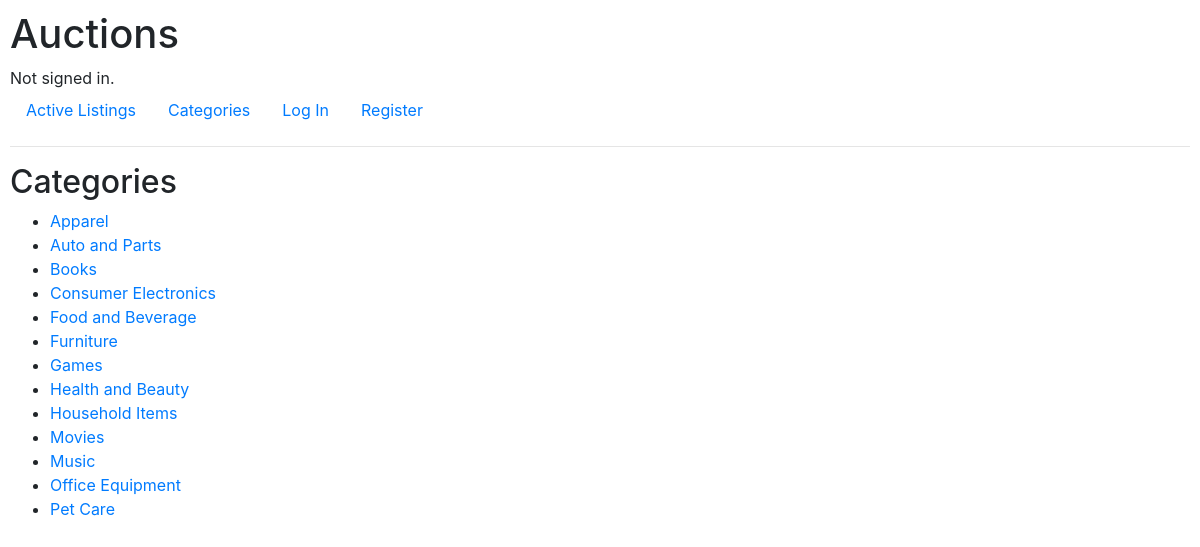
Before: /categories/all with the older database file.
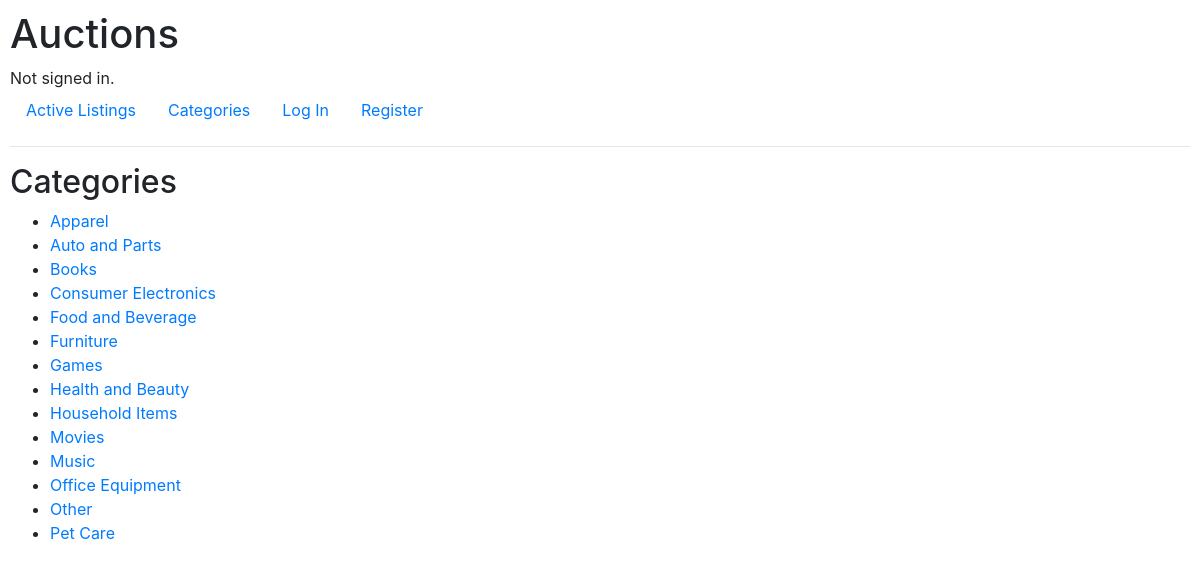
After: the same page with the newer database file.
### auctions/models.py (models this page shows, shortened)
class Category(models.Model):
    category_name = models.CharField(max_length=50)

### auctions/views.py (the view, shortened to what this page needs)
# urls.py: path("categories/<str:category_arg>", views.categories, name="categories"),
def categories(request, category_arg):
    all_categories = Category.objects.all().order_by("category_name")
    if category_arg == "all":
        return render(request, "auctions/categories.html", {
            "all_categories": all_categories
        })

### auctions/templates/auctions/categories.html
{% extends "auctions/layout.html" %}
{% block body %}
    <h2>Categories</h2>
    <ul>
        {% for category in all_categories %}
            <li>
                <a href="{{ category.id }}">{{ category.category_name }}</a>
            </li>
        {% endfor %}
    </ul>
{% endblock %}

### auctions/templates/auctions/layout.html (shortened to what this page needs)
{% load static %}
<!DOCTYPE html>
<html lang="en">
    <head>
        <link rel="stylesheet" href="https://stackpath.bootstrapcdn.com/bootstrap/4.4.1/css/bootstrap.min.css">
        <link href="{% static 'auctions/styles.css' %}" rel="stylesheet">
    </head>
    <body>
        <h1>Auctions</h1>
        <div>
            {% if user.is_authenticated %}
                Signed in as <strong>{{ user.username }}</strong>.
            {% else %}
                Not signed in.
            {% endif %}
        </div>
        <ul class="nav">
            <li class="nav-item">
                <a class="nav-link" href="{% url 'index' %}">Active Listings</a>
            </li>
            <li class="nav-item">
                <a class="nav-link" href="{% url 'categories' category_arg="all" %}">Categories</a>
            </li>
            {% if user.is_authenticated %}
            <li class="nav-item">
                <a class="nav-link" href="{% url 'watchlist' %}">Watchlist</a>
            </li>
                <li class="nav-item">
                    <a class="nav-link" href="{% url 'create' %}">Create Listing</a>
                </li>
                <li class="nav-item">
                    <a class="nav-link" href="{% url 'logout' %}">Log Out</a>
                </li>
            {% else %}
                <li class="nav-item">
                    <a class="nav-link" href="{% url 'login' %}">Log In</a>
                </li>
                <li class="nav-item">
                    <a class="nav-link" href="{% url 'register' %}">Register</a>
                </li>
            {% endif %}
        </ul>
        <hr>
        {% block body %}
        {% endblock %}
    </body>
</html>

### auctions/static/auctions/styles.css (style rules this page uses)
body { padding: 10px; }

Changed rows visible on the page:
added Category: category_name "Other"
